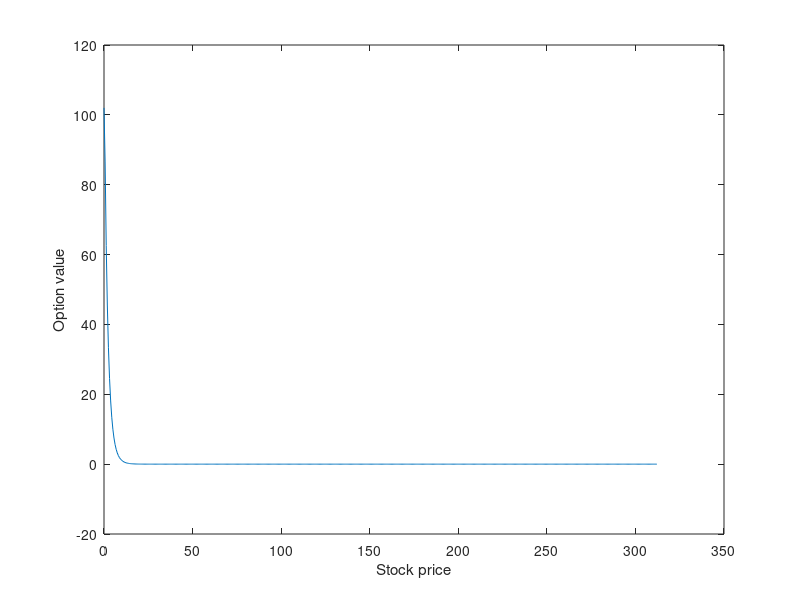

Recreate this plot in MATLAB.
close all; clear; clc;
% This can be 'CrankNicolson' or 'Implicit'
method = 'CrankNicolson';
% Option type can be PUT or CALL
optionType = 'PUT';
% Input params as given in the assignment
T = 1;
S1 = 100;
K = 100;
M = 500;
N = 100;
r = 0.02;
sigma = 0.4;
% Choose smax using 3-sigma rule as explained in the class
Smax = S1*exp((r-0.5*sigma*sigma)*T + 3*sigma*sqrt(T));
dS = (Smax)/M;
dtau = T/N;
I = eye(M);
V = zeros(N, M);
S = 0: dS: Smax;
for i = 1:M
    switch optionType
    case 'PUT'
        V(1, i) = max(K - S(i), 0);
    case 'CALL'
        V(1, i) = max(S(i) - K, 0);
    end
end
alpha = zeros(1, M);
beta = zeros(1, M);
% Iterate over all time upto T
for n = 1:N-1
% We have combined both methods using 'theta' as taught in Week 8
switch method
    case 'CrankNicolson'
        V(n+1, 1) = V(n, 1) * ((1 + (r/2)*dtau)/(1-(r/2)*dtau));
        theta = 0.5;
    case 'Implicit'
        V(n+1, 1) = V(n, 1) / (1 + r * dtau);
        theta = 0;
end
% Iterate over all possible S
for i = 2:M-1
    alpha_centeral(i) = ((sigma ^ 2) * (S(i) ^2))/(((S(i) - S(i-1)) ...
    * (S(i+1) - S(i-1)))) - (r * S(i))/(S(i+1) - S(i-1));
    beta_centeral(i) = ((sigma ^ 2) * (S(i) ^2))/(((S(i+1) - S(i)) ...
    * (S(i+1) - S(i-1)))) + (r * S(i))/(S(i+1) - S(i-1));
    alpha_forward(i) = ((sigma ^ 2) * (S(i) ^2))/(((S(i) - S(i-1)) ...
    * (S(i+1) - S(i-1))));
    beta_forward(i) = ((sigma ^ 2) * (S(i) ^2))/(((S(i+1) - S(i)) ...
    * (S(i+1) - S(i-1)))) + (r * S(i))/(S(i+1) - S(i-1));
    % Give preference to central params, else choose forward param
    % since it will always be positive (upstream weighting)
    if (alpha_centeral(i) >= 0 ) && (beta_centeral(i) >= 0)
        alpha(i) = alpha_centeral(i);
        beta(i) = beta_centeral(i);
    else
        alpha(i) = alpha_forward(i);
        beta(i) = beta_forward(i);
    end
end
% We use spdiags instead of full matrix objects for efficiency
vectorMid = [dtau/2*(alpha(1:M-1) + beta(1:M-1) - r), 0];
vectorUp = [0, 0, -dtau/2*beta(1:M-2)];
vectorLow = [-dtau/2*alpha(1:M-2), 0, 0];
M_hat = spdiags([vectorLow' vectorMid' vectorUp'], -1:1, M, M);
% Perform an LU decomposition to solve for V(n+1)
MCommon = 2*M_hat;
[Lower, Upper] = lu(I + (1 - theta)*MCommon);
B = (I - theta*MCommon)*V(n, :)';
Y = Lower\B;

V(n+1, :) = Upper\Y;
end
% Plot the values obtained at tau = T (t = 0)
plot(S(1:M), V(N, :));
xlabel('Stock price'); ylabel('Option value');